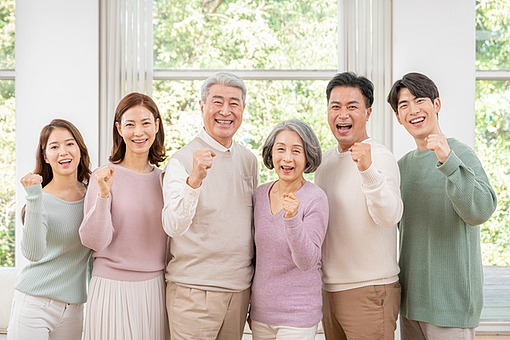
#> input picture ch20/people.jpg, 510 x 340 px, found by its file name
$ python opencv6_objDetect.py
#> lines starting #> are read from the running program, lines starting #| are printed output that depends on the picture; after the words box and inside, x2 and y2 are one past the last pixel; in counts of white or black regions, pixels touching at a corner belong together
# opencv6_objDetect.py

import cv2

# 1. 이미지 파일 읽기
img = cv2.imread("./ch20/people.jpg")
#> img is the input picture: shape (340, 510, 3); mean B, G, R 177.7, 189.7, 200.5

# 2. 얼굴 검출을 위한 모델을 불러오는 경로 확인
# 앞에가 경로 뒤에가 이름+확장자
face_path = cv2.data.haarcascades + 'haarcascade_frontalface_default.xml'
# 'haarcascade_eye.xml'
# 'haarcascade_russian_plate_number.xml'
# 'haarcascade_car.xml'


# 3. 이미지를 그레이스케일로 변환
gray = cv2.cvtColor(img, cv2.COLOR_BGR2GRAY)
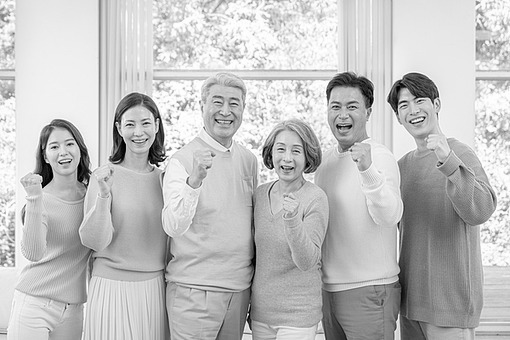
#> gray: shape (340, 510); min 1, max 255, mean 191.6


# 4. 커스케이드 분류기 생성
face_cascade = cv2.CascadeClassifier(filename=face_path)
# Haar Cascade 분류기를 로드하는 OpenCV의 클래스
# 얼굴, 눈, 차량 번호판 등의 객체 검출에 사용
# 학습된 XML 파일을 입력으로 받아 객체를 생성

# filename : 객체 검출을 위한 사전 학습된 Haar Cascade 모델의 경로 이름


faces = face_cascade.detectMultiScale(image=gray, scaleFactor=1.1, minNeighbors=5, minSize=(30, 30))
#> faces = [[114, 105, 48, 48], [39, 127, 46, 46], [318, 85, 54, 54], [266, 132, 45, 45], [199, 82, 53, 53], [158, 260, 76, 76]]
# scaleFactor : 검색 윈도우 확대 비율(1보다 커야 함) // 이미지 크기를 줄여가며 검출(1.1을 넣으면 10%씩 줄여가면서 검사) // 원근감 등의 이유로 사람 얼굴 크기가 여러개이므로 이미지를 축소하면서 얼굴 탐색
# minNeighbors : 검출 영역으로 선택하기 위한 최소 (중첩)검출 횟수 // 검출된 객체에 대한 최소 인접 사각형 개수 // 대상 객체로 인지되기 위한 최소 중복 검출 수
# minSize: 검출할 객체의 최소 크기 // 최소 바디 크기 // 이 크기보다 작은 객체는 얼굴로 간주 안함
# maxSize: 검출할 객체의 최대 크기
# Sequence[Rect] : (출력) 검출된 객체의 사각형 좌표 정보

print(faces) # [x, y, w, h]
#| [[114 105  48  48]
#|  [ 39 127  46  46]
#|  [318  85  54  54]
#|  [266 132  45  45]
#|  [199  82  53  53]
#|  [158 260  76  76]]

for (x,y,w,h) in faces:
    cv2.rectangle(img, # 사각형을 그릴 이미지
                (x,y), # 좌상단 꼭지점 위치
                (x+w, y+h), # 우하단 꼭지점 위치
                (200,0,0), # 두께
                2)
#> this loop made 6 passes
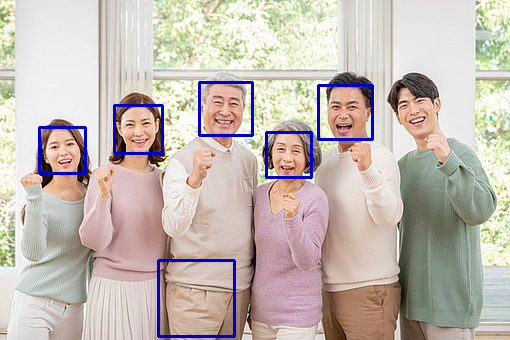
#> img: shape (340, 510, 3); 2.21% of pixels changed, all inside (x1, y1, x2, y2) = (38, 81, 374, 338)


cv2.imshow("Image", img)
cv2.waitKey(0) # 0: 무한대기
cv2.destroyAllWindows()
